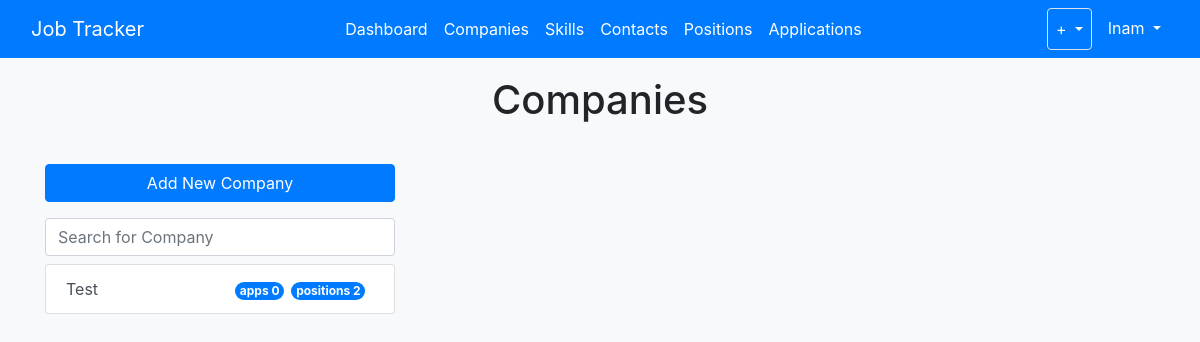
/companies/ (signed in), run on the app's committed database.
### jobs/models.py (models this page shows, shortened)
class Company(models.Model):
	INDUSTRY_CHOICES = [
		('tech', 'Tech'),
		('ecommerce', 'Ecommerce'),
		('gaming', 'Gaming'),
		('healthcare', 'Healthcare'),
		('pharma', 'Pharmaceutical'),
		('aerospace', 'Aerospace'),
		('fintech', 'FinTech'),
		('nonprofit', 'Nonprofit'),
		('defense', 'Defense'),
		('other', 'Other'),
	]
	user = models.ForeignKey(
		User,
		on_delete=models.CASCADE,
		default=1)
	name = models.CharField(max_length=100)
	careers_url = models.URLField(max_length=1000, null=True, blank=True)
	industry = models.CharField(choices=INDUSTRY_CHOICES, max_length=100, null=True, blank=True)
	def num_company_apps(self):
		num_apps = 0
		for position in self.position_set.all():
			num_apps += position.num_apps()
		return num_apps

class Position(models.Model):
	user = models.ForeignKey(
		User,
		on_delete=models.CASCADE,
		default=1
		)
	company = models.ForeignKey(
		Company,
		on_delete=models.CASCADE
		)
	position_title = models.CharField(max_length=100)
	position_url = models.URLField(max_length=1000, null=True)
	date_opened = models.DateField(null=True)
	date_closed = models.DateField(null=True, blank=True, default='')
	skills = models.ManyToManyField(Skill, blank=True)
	job_description = models.TextField(null=True)
	def num_apps(self):
		return Application.objects.filter(position=self).count()

### jobs/views.py (the view)
# urls.py: path('companies/', CompanyListView.as_view(), name='jobs-companies'),
class CompanyListView(LoginRequiredMixin, ListView):
    model = Company
    template_name = 'jobs/companies.html'
    context_object_name = 'companies'
    fields = ['name', 'industry', 'careers_url']
    def get_context_data(self, **kwargs):
        context = super().get_context_data(**kwargs)
        return context
    def get_queryset(self):
        return self.model.objects.filter(user=self.request.user)

### jobs/templates/jobs/companies.html (shortened to what this page needs)
{% extends "jobs/base.html" %}
{% block content %}
<div class="container p-3 mb-3">
	<h1 class="text-center">Companies</h1>
</div>
<div class="row">
  	<div class="col-4" id="companieList">
		<a class="btn btn-primary mb-3 btn-block" href="{% url 'jobs-new-company' %}">Add New Company</a>
		<input class="form-control mb-2" id="listSearch" type="text" placeholder="Search for Company">
    	<div class="list-group" id="list-tab" role="tablist">
			{% for company in companies %}
			<a class="list-group-item list-group-item-action searchable" id="list-{{ company.id }}-list" data-bs-toggle="list" href="#list-{{ company.id }}" role="tab" aria-controls="list-{{ company.id }}">
				<div class="row">
					<div class="col-6">
						{{ company.name }}
					</div>
					<div class=col-2>
						<span class="badge bg-primary text-white rounded-pill text-center">apps {{ company.num_company_apps }}</span>
					</div>
					<div class=col-2>
						<span class="badge bg-primary text-white rounded-pill">positions {{ company.position_set.count }}</span>
					</div>
				</div>
			</a>
			{% endfor %}
    	</div>
  	</div>
  	<div class="col-8">
  	</div>
</div>
{% endblock content %}

### jobs/templates/jobs/base.html (shortened to what this page needs)
{% load static %}
<!DOCTYPE html>
<html>
<head>
    <link rel="stylesheet" href="https://cdn.jsdelivr.net/npm/bootstrap@4.5.3/dist/css/bootstrap.min.css">
    <link rel="stylesheet" type="text/css" href="{% static 'jobs/style.css' %}">
	<link rel="stylesheet" href="https://ajax.googleapis.com/ajax/libs/jqueryui/1.12.1/themes/smoothness/jquery-ui.css">
	<link rel="stylesheet" href="https://cdn.jsdelivr.net/npm/bootstrap-icons@1.5.0/font/bootstrap-icons.css">
</head>
<body class="h-100 bg-light full-page">
	<nav class="navbar navbar-expand-lg navbar-dark bg-primary fixed-top">
		<div class="container-fluid">
			<a class="navbar-brand" href="/">Job Tracker</a>
			<div class="collapse navbar-collapse" id="expandMenu">
				<ul class="navbar-nav mr-auto">
					{% if request.user.is_authenticated %}
					<li class="nav-item">
						<a class="nav-link active" aria-current="page" href="/">Dashboard</a>
					</li>
					<li class="nav-item">
						<a class="nav-link active" href="{% url 'jobs-companies' %}">Companies</a>
					</li>
					<li class="nav-item">
						<a class="nav-link active" href="{% url 'jobs-list-skill' %}">Skills</a>
					</li>
					<li class="nav-item">
						<a class="nav-link active" href="/contacts">Contacts</a>
					</li>
					<li class="nav-item">
						<a class="nav-link active" href="{% url 'jobs-list-positions' %}">Positions</a>
					</li>
					<li class="nav-item">
						<a class="nav-link active" href="{% url 'jobs-list-applications' %}">Applications</a>
					</li>
					{% endif %}
				</ul>
				<ul class="navbar-nav">
					{% if request.user.is_authenticated %}
					<li class="dropdown border rounded">
						<a class="nav-link active dropdown-toggle" href="#" id="navbarDropdownMenuLink" role="button" data-bs-toggle="dropdown" aria-expanded="false"> + </a>
					</li>
					<li class="dropdown ml-2">
						<a class="nav-link active dropdown-toggle" href="#" id="navbarDropdownMenuLink" role="button" data-bs-toggle="dropdown" aria-expanded="false"> {{ request.user.username }} </a>
					</li>
					{% endif %}
				</ul>
			</div>
		</div>
	</nav>
	<div class="container bg-light rounded">
		{% block content %}{% endblock %}
	</div>
</body>
</html>

### jobs/static/jobs/style.css (style rules this page uses)
body { padding-top: 60px; }

### data on the page
Company: name "Test", num_company_apps "0", position_set.count "2"

### other printed values
{{ request.user.username }} "lnam"
